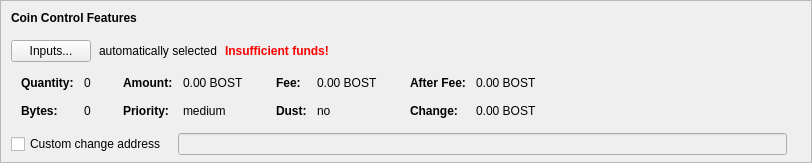
    <widget class="QFrame" name="frameCoinControl">
     <property name="sizePolicy">
      <sizepolicy hsizetype="Expanding" vsizetype="Expanding">
       <horstretch>0</horstretch>
       <verstretch>0</verstretch>
      </sizepolicy>
     </property>
     <property name="maximumSize">
      <size>
       <width>16777215</width>
       <height>16777215</height>
      </size>
     </property>
     <property name="frameShape">
      <enum>QFrame::StyledPanel</enum>
     </property>
     <property name="frameShadow">
      <enum>QFrame::Sunken</enum>
     </property>
     <layout class="QVBoxLayout" name="verticalLayoutCoinControl2">
      <property name="spacing">
       <number>0</number>
      </property>
      <property name="leftMargin">
       <number>0</number>
      </property>
      <property name="topMargin">
       <number>0</number>
      </property>
      <property name="rightMargin">
       <number>0</number>
      </property>
      <property name="bottomMargin">
       <number>6</number>
      </property>
      <item>
       <layout class="QVBoxLayout" name="verticalLayoutCoinControl" stretch="0,0,0,0,1">
        <property name="spacing">
         <number>0</number>
        </property>
        <property name="leftMargin">
         <number>10</number>
        </property>
        <property name="topMargin">
         <number>10</number>
        </property>
        <item>
         <layout class="QHBoxLayout" name="horizontalLayoutCoinControl1">
          <property name="bottomMargin">
           <number>15</number>
          </property>
          <item>
           <widget class="QLabel" name="labelCoinControlFeatures">
            <property name="sizePolicy">
             <sizepolicy hsizetype="Preferred" vsizetype="Maximum">
              <horstretch>0</horstretch>
              <verstretch>0</verstretch>
             </sizepolicy>
            </property>
            <property name="font">
             <font>
              <weight>75</weight>
              <bold>true</bold>
             </font>
            </property>
            <property name="styleSheet">
             <string notr="true">font-weight:bold;</string>
            </property>
            <property name="text">
             <string>Coin Control Features</string>
            </property>
           </widget>
          </item>
         </layout>
        </item>
        <item>
         <layout class="QHBoxLayout" name="horizontalLayoutCoinControl2" stretch="0,0,0,0">
          <property name="spacing">
           <number>8</number>
          </property>
          <property name="bottomMargin">
           <number>10</number>
          </property>
          <item>
           <widget class="QPushButton" name="pushButtonCoinControl">
            <property name="styleSheet">
             <string notr="true"/>
            </property>
            <property name="text">
             <string>Inputs...</string>
            </property>
            <property name="autoDefault">
             <bool>false</bool>
            </property>
           </widget>
          </item>
          <item>
           <widget class="QLabel" name="labelCoinControlAutomaticallySelected">
            <property name="text">
             <string>automatically selected</string>
            </property>
            <property name="margin">
             <number>5</number>
            </property>
           </widget>
          </item>
          <item>
           <widget class="QLabel" name="labelCoinControlInsuffFunds">
            <property name="font">
             <font>
              <weight>75</weight>
              <bold>true</bold>
             </font>
            </property>
            <property name="styleSheet">
             <string notr="true">color:red;font-weight:bold;</string>
            </property>
            <property name="text">
             <string>Insufficient funds!</string>
            </property>
            <property name="margin">
             <number>5</number>
            </property>
           </widget>
          </item>
          <item>
           <spacer name="horizontalSpacerCoinControl">
            <property name="orientation">
             <enum>Qt::Horizontal</enum>
            </property>
            <property name="sizeHint" stdset="0">
             <size>
              <width>40</width>
              <height>1</height>
             </size>
            </property>
           </spacer>
          </item>
         </layout>
        </item>
        <item>
         <widget class="QWidget" name="widgetCoinControl" native="true">
          <property name="sizePolicy">
           <sizepolicy hsizetype="Preferred" vsizetype="Preferred">
            <horstretch>0</horstretch>
            <verstretch>0</verstretch>
           </sizepolicy>
          </property>
          <property name="minimumSize">
           <size>
            <width>0</width>
            <height>0</height>
           </size>
          </property>
          <property name="styleSheet">
           <string notr="true"/>
          </property>
          <layout class="QHBoxLayout" name="horizontalLayoutCoinControl5">
           <property name="leftMargin">
            <number>0</number>
           </property>
           <property name="topMargin">
            <number>0</number>
           </property>
           <property name="rightMargin">
            <number>0</number>
           </property>
           <property name="bottomMargin">
            <number>0</number>
           </property>
           <item>
            <layout class="QHBoxLayout" name="horizontalLayoutCoinControl3" stretch="0,0,0,1">
             <property name="spacing">
              <number>20</number>
             </property>
             <property name="topMargin">
              <number>0</number>
             </property>
             <property name="bottomMargin">
              <number>10</number>
             </property>
             <item>
              <layout class="QFormLayout" name="formLayoutCoinControl1">
               <property name="horizontalSpacing">
                <number>10</number>
               </property>
               <property name="verticalSpacing">
                <number>14</number>
               </property>
               <property name="leftMargin">
                <number>10</number>
               </property>
               <property name="topMargin">
                <number>4</number>
               </property>
               <property name="rightMargin">
                <number>6</number>
               </property>
               <item row="0" column="0">
                <widget class="QLabel" name="labelCoinControlQuantityText">
                 <property name="font">
                  <font>
                   <weight>75</weight>
                   <bold>true</bold>
                  </font>
                 </property>
                 <property name="text">
                  <string>Quantity:</string>
                 </property>
                 <property name="margin">
                  <number>0</number>
                 </property>
                </widget>
               </item>
               <item row="0" column="1">
                <widget class="QLabel" name="labelCoinControlQuantity">
                 <property name="cursor">
                  <cursorShape>IBeamCursor</cursorShape>
                 </property>
                 <property name="contextMenuPolicy">
                  <enum>Qt::ActionsContextMenu</enum>
                 </property>
                 <property name="text">
                  <string notr="true">0</string>
                 </property>
                 <property name="margin">
                  <number>0</number>
                 </property>
                 <property name="textInteractionFlags">
                  <set>Qt::LinksAccessibleByMouse|Qt::TextSelectableByKeyboard|Qt::TextSelectableByMouse</set>
                 </property>
                </widget>
               </item>
               <item row="1" column="0">
                <widget class="QLabel" name="labelCoinControlBytesText">
                 <property name="font">
                  <font>
                   <weight>75</weight>
                   <bold>true</bold>
                  </font>
                 </property>
                 <property name="text">
                  <string>Bytes:</string>
                 </property>
                </widget>
               </item>
               <item row="1" column="1">
                <widget class="QLabel" name="labelCoinControlBytes">
                 <property name="cursor">
                  <cursorShape>IBeamCursor</cursorShape>
                 </property>
                 <property name="contextMenuPolicy">
                  <enum>Qt::ActionsContextMenu</enum>
                 </property>
                 <property name="text">
                  <string notr="true">0</string>
                 </property>
                 <property name="textInteractionFlags">
                  <set>Qt::LinksAccessibleByMouse|Qt::TextSelectableByKeyboard|Qt::TextSelectableByMouse</set>
                 </property>
                </widget>
               </item>
              </layout>
             </item>
             <item>
              <layout class="QFormLayout" name="formLayoutCoinControl2">
               <property name="horizontalSpacing">
                <number>10</number>
               </property>
               <property name="verticalSpacing">
                <number>14</number>
               </property>
               <property name="leftMargin">
                <number>6</number>
               </property>
               <property name="topMargin">
                <number>4</number>
               </property>
               <property name="rightMargin">
                <number>6</number>
               </property>
               <item row="0" column="0">
                <widget class="QLabel" name="labelCoinControlAmountText">
                 <property name="font">
                  <font>
                   <weight>75</weight>
                   <bold>true</bold>
                  </font>
                 </property>
                 <property name="text">
                  <string>Amount:</string>
                 </property>
                 <property name="margin">
                  <number>0</number>
                 </property>
                </widget>
               </item>
               <item row="0" column="1">
                <widget class="QLabel" name="labelCoinControlAmount">
                 <property name="cursor">
                  <cursorShape>IBeamCursor</cursorShape>
                 </property>
                 <property name="contextMenuPolicy">
                  <enum>Qt::ActionsContextMenu</enum>
                 </property>
                 <property name="text">
                  <string notr="true">0.00 BOST</string>
                 </property>
                 <property name="textInteractionFlags">
                  <set>Qt::LinksAccessibleByMouse|Qt::TextSelectableByKeyboard|Qt::TextSelectableByMouse</set>
                 </property>
                </widget>
               </item>
               <item row="1" column="0">
                <widget class="QLabel" name="labelCoinControlPriorityText">
                 <property name="font">
                  <font>
                   <weight>75</weight>
                   <bold>true</bold>
                  </font>
                 </property>
                 <property name="text">
                  <string>Priority:</string>
                 </property>
                </widget>
               </item>
               <item row="1" column="1">
                <widget class="QLabel" name="labelCoinControlPriority">
                 <property name="cursor">
                  <cursorShape>IBeamCursor</cursorShape>
                 </property>
                 <property name="contextMenuPolicy">
                  <enum>Qt::ActionsContextMenu</enum>
                 </property>
                 <property name="text">
                  <string notr="true">medium</string>
                 </property>
                 <property name="textInteractionFlags">
                  <set>Qt::LinksAccessibleByMouse|Qt::TextSelectableByKeyboard|Qt::TextSelectableByMouse</set>
                 </property>
                </widget>
               </item>
              </layout>
             </item>
             <item>
              <layout class="QFormLayout" name="formLayoutCoinControl3">
               <property name="horizontalSpacing">
                <number>10</number>
               </property>
               <property name="verticalSpacing">
                <number>14</number>
               </property>
               <property name="leftMargin">
                <number>6</number>
               </property>
               <property name="topMargin">
                <number>4</number>
               </property>
               <property name="rightMargin">
                <number>6</number>
               </property>
               <item row="0" column="0">
                <widget class="QLabel" name="labelCoinControlFeeText">
                 <property name="font">
                  <font>
                   <weight>75</weight>
                   <bold>true</bold>
                  </font>
                 </property>
                 <property name="text">
                  <string>Fee:</string>
                 </property>
                 <property name="margin">
                  <number>0</number>
                 </property>
                </widget>
               </item>
               <item row="0" column="1">
                <widget class="QLabel" name="labelCoinControlFee">
                 <property name="cursor">
                  <cursorShape>IBeamCursor</cursorShape>
                 </property>
                 <property name="contextMenuPolicy">
                  <enum>Qt::ActionsContextMenu</enum>
                 </property>
                 <property name="text">
                  <string notr="true">0.00 BOST</string>
                 </property>
                 <property name="textInteractionFlags">
                  <set>Qt::LinksAccessibleByMouse|Qt::TextSelectableByKeyboard|Qt::TextSelectableByMouse</set>
                 </property>
                </widget>
               </item>
               <item row="1" column="0">
                <widget class="QLabel" name="labelCoinControlLowOutputText">
                 <property name="font">
                  <font>
                   <weight>75</weight>
                   <bold>true</bold>
                  </font>
                 </property>
                 <property name="text">
                  <string>Dust:</string>
                 </property>
                </widget>
               </item>
               <item row="1" column="1">
                <widget class="QLabel" name="labelCoinControlLowOutput">
                 <property name="cursor">
                  <cursorShape>IBeamCursor</cursorShape>
                 </property>
                 <property name="contextMenuPolicy">
                  <enum>Qt::ActionsContextMenu</enum>
                 </property>
                 <property name="text">
                  <string notr="true">no</string>
                 </property>
                 <property name="textInteractionFlags">
                  <set>Qt::LinksAccessibleByMouse|Qt::TextSelectableByKeyboard|Qt::TextSelectableByMouse</set>
                 </property>
                </widget>
               </item>
              </layout>
             </item>
             <item>
              <layout class="QFormLayout" name="formLayoutCoinControl4">
               <property name="horizontalSpacing">
                <number>10</number>
               </property>
               <property name="verticalSpacing">
                <number>14</number>
               </property>
               <property name="leftMargin">
                <number>6</number>
               </property>
               <property name="topMargin">
                <number>4</number>
               </property>
               <property name="rightMargin">
                <number>6</number>
               </property>
               <item row="0" column="0">
                <widget class="QLabel" name="labelCoinControlAfterFeeText">
                 <property name="font">
                  <font>
                   <weight>75</weight>
                   <bold>true</bold>
                  </font>
                 </property>
                 <property name="text">
                  <string>After Fee:</string>
                 </property>
                 <property name="margin">
                  <number>0</number>
                 </property>
                </widget>
               </item>
               <item row="0" column="1">
                <widget class="QLabel" name="labelCoinControlAfterFee">
                 <property name="cursor">
                  <cursorShape>IBeamCursor</cursorShape>
                 </property>
                 <property name="contextMenuPolicy">
                  <enum>Qt::ActionsContextMenu</enum>
                 </property>
                 <property name="text">
                  <string notr="true">0.00 BOST</string>
                 </property>
                 <property name="textInteractionFlags">
                  <set>Qt::LinksAccessibleByMouse|Qt::TextSelectableByKeyboard|Qt::TextSelectableByMouse</set>
                 </property>
                </widget>
               </item>
               <item row="1" column="0">
                <widget class="QLabel" name="labelCoinControlChangeText">
                 <property name="font">
                  <font>
                   <weight>75</weight>
                   <bold>true</bold>
                  </font>
                 </property>
                 <property name="text">
                  <string>Change:</string>
                 </property>
                </widget>
               </item>
               <item row="1" column="1">
                <widget class="QLabel" name="labelCoinControlChange">
                 <property name="cursor">
                  <cursorShape>IBeamCursor</cursorShape>
                 </property>
                 <property name="contextMenuPolicy">
                  <enum>Qt::ActionsContextMenu</enum>
                 </property>
                 <property name="text">
                  <string notr="true">0.00 BOST</string>
                 </property>
                 <property name="textInteractionFlags">
                  <set>Qt::LinksAccessibleByMouse|Qt::TextSelectableByKeyboard|Qt::TextSelectableByMouse</set>
                 </property>
                </widget>
               </item>
              </layout>
             </item>
            </layout>
           </item>
          </layout>
         </widget>
        </item>
        <item>
         <layout class="QHBoxLayout" name="horizontalLayoutCoinControl4" stretch="0,0,0">
          <property name="spacing">
           <number>12</number>
          </property>
          <property name="sizeConstraint">
           <enum>QLayout::SetDefaultConstraint</enum>
          </property>
          <property name="topMargin">
           <number>5</number>
          </property>
          <property name="rightMargin">
           <number>5</number>
          </property>
          <item>
           <widget class="QCheckBox" name="checkBoxCoinControlChange">
            <property name="toolTip">
             <string>If this is activated, but the change address is empty or invalid, change will be sent to a newly generated address.</string>
            </property>
            <property name="text">
             <string>Custom change address</string>
            </property>
           </widget>
          </item>
          <item>
           <widget class="QValidatedLineEdit" name="lineEditCoinControlChange">
            <property name="enabled">
             <bool>false</bool>
            </property>
            <property name="sizePolicy">
             <sizepolicy hsizetype="Expanding" vsizetype="Fixed">
              <horstretch>0</horstretch>
              <verstretch>0</verstretch>
             </sizepolicy>
            </property>
           </widget>
          </item>
          <item>
           <widget class="QLabel" name="labelCoinControlChangeLabel">
            <property name="sizePolicy">
             <sizepolicy hsizetype="Preferred" vsizetype="Expanding">
              <horstretch>0</horstretch>
              <verstretch>0</verstretch>
             </sizepolicy>
            </property>
            <property name="minimumSize">
             <size>
              <width>0</width>
              <height>0</height>
             </size>
            </property>
            <property name="text">
             <string/>
            </property>
            <property name="margin">
             <number>3</number>
            </property>
           </widget>
          </item>
         </layout>
        </item>
        <item>
         <spacer name="verticalSpacerCoinControl">
          <property name="orientation">
           <enum>Qt::Vertical</enum>
          </property>
          <property name="sizeHint" stdset="0">
           <size>
            <width>800</width>
            <height>1</height>
           </size>
          </property>
         </spacer>
        </item>
       </layout>
      </item>
     </layout>
    </widget>
